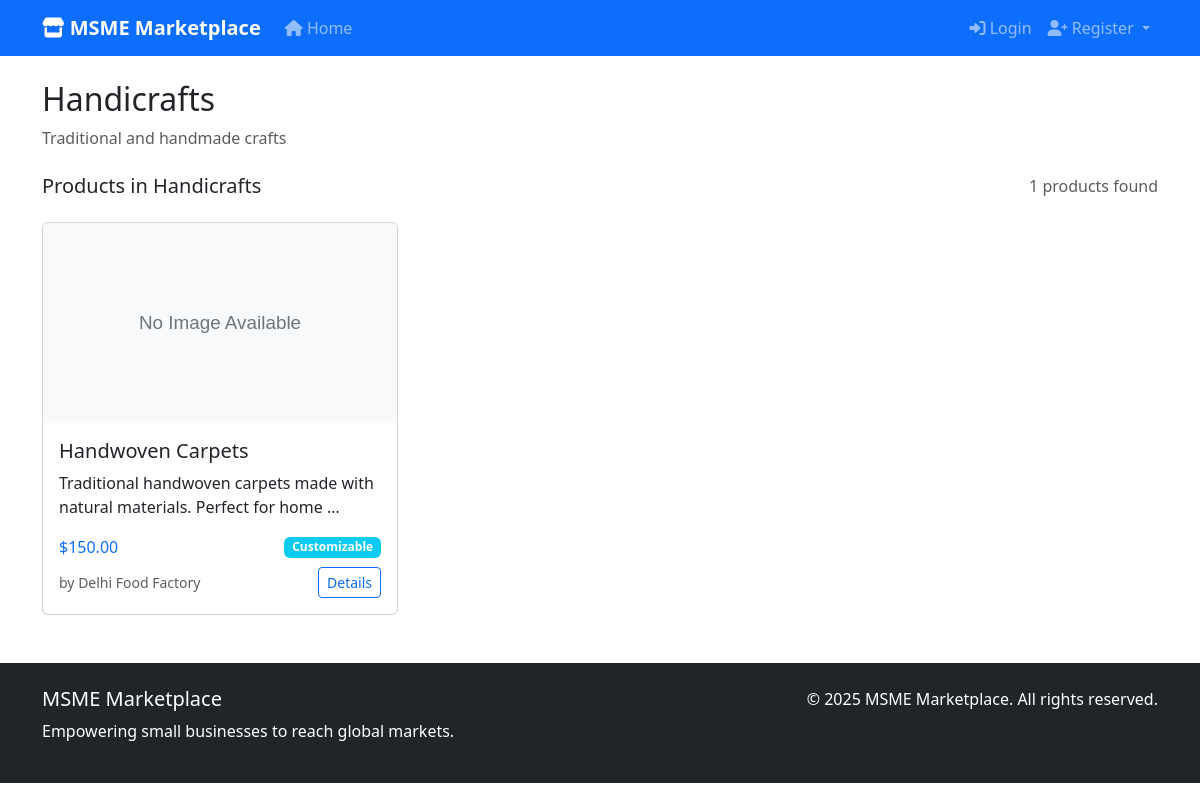
The app's page /category/2/ with its own data.
### marketplace/models.py (models this page shows, shortened)
class Category(models.Model):
    name = models.CharField(max_length=100, unique=True)
    description = models.TextField(blank=True)
    created_at = models.DateTimeField(auto_now_add=True)
    class Meta:
        verbose_name_plural = 'Categories'

class Product(models.Model):
    seller = models.ForeignKey(Seller, on_delete=models.CASCADE, related_name='products')
    category = models.ForeignKey(Category, on_delete=models.CASCADE, related_name='products')
    name = models.CharField(max_length=200)
    description = models.TextField()
    mrp = models.DecimalField(max_digits=10, decimal_places=2, help_text='Maximum Retail Price')
    selling_price = models.DecimalField(max_digits=10, decimal_places=2, help_text='Actual Selling Price')
    GST_RATES = [
        (0, '0%'),
        (5, '5%'),
        (12, '12%'),
        (18, '18%'),
        (28, '28%'),
    ]
    gst_rate = models.IntegerField(choices=GST_RATES, default=18)
    stock_quantity = models.PositiveIntegerField(default=0)
    minimum_order_quantity = models.PositiveIntegerField(default=1)
    APPROVAL_STATUS = [
        ('pending', 'Pending'),
        ('approved', 'Approved'),
        ('rejected', 'Rejected'),
    ]
    approval_status = models.CharField(max_length=20, choices=APPROVAL_STATUS, default='pending')
    is_active = models.BooleanField(default=True)
    is_customizable = models.BooleanField(default=False)
    rejection_reason = models.TextField(blank=True)
    created_at = models.DateTimeField(auto_now_add=True)
    updated_at = models.DateTimeField(auto_now=True)
    tags = models.CharField(max_length=500, blank=True, help_text="Comma-separated tags for search")
    class Meta:
        ordering = ['-created_at']
    def get_absolute_url(self):
        return reverse('marketplace:product_detail', kwargs={'pk': self.pk})
    @property
    def main_image(self):
        image = self.images.first()
        return image.image if image else None
    @property
    def price(self):
        return self.selling_price

class Seller(models.Model):
    user = models.OneToOneField(User, on_delete=models.CASCADE)
    business_name = models.CharField(max_length=200)
    owner_name = models.CharField(max_length=100)
    phone = models.CharField(max_length=15)
    address = models.TextField()
    city = models.CharField(max_length=100)
    state = models.CharField(max_length=100)
    pincode = models.CharField(max_length=10)
    gstin_validator = RegexValidator(
        regex=r'^[0-9]{2}[A-Z]{5}[0-9]{4}[A-Z]{1}[1-9A-Z]{1}Z[0-9A-Z]{1}$',
        message='Enter a valid GSTIN number (15 characters)'
    )
    gstin = models.CharField(max_length=15, validators=[gstin_validator], unique=True)
    turnover = models.DecimalField(
        max_digits=10,
        decimal_places=2,
        validators=[MinValueValidator(2), MaxValueValidator(50)],
        help_text='Annual turnover in Crores (₹2-50 Cr)'
    )
    bank_name = models.CharField(max_length=100)
    account_number = models.CharField(max_length=20)
    ifsc_code = models.CharField(max_length=11)
    account_holder_name = models.CharField(max_length=100)
    business_type = models.CharField(max_length=100, choices=[
        ('manufacturer', 'Manufacturer'),
        ('wholesaler', 'Wholesaler'),
        ('retailer', 'Retailer'),
        ('service_provider', 'Service Provider'),
    ])
    pan_document = models.FileField(upload_to='seller_documents/pan/', null=True, blank=True)
    gst_certificate = models.FileField(upload_to='seller_documents/gst/', null=True, blank=True)
    APPROVAL_STATUS = [
        ('pending', 'Pending'),
        ('approved', 'Approved'),
        ('rejected', 'Rejected'),
    ]
    approval_status = models.CharField(max_length=20, choices=APPROVAL_STATUS, default='pending')
    verified = models.BooleanField(default=False)
    rejection_reason = models.TextField(blank=True)
    created_at = models.DateTimeField(auto_now_add=True)

### marketplace/views.py (the view)
# urls.py: path('category/<int:category_id>/', views.category_products, name='category_products'),
def category_products(request, category_id):
    category = get_object_or_404(Category, pk=category_id)
    products = Product.objects.filter(category=category, is_active=True)
    paginator = Paginator(products, 12)
    page_number = request.GET.get('page')
    page_obj = paginator.get_page(page_number)
    context = {
        'category': category,
        'page_obj': page_obj,
        'products': page_obj.object_list,
    }
    return render(request, 'marketplace/category_products.html', context)

### templates/marketplace/category_products.html (shortened to what this page needs)
{% extends 'base.html' %}
{% load static %}
{% block content %}
<div class="container mt-4">
    <div class="row">
        <div class="col-12">
            <div class="category-header mb-4">
                <h2>{{ category.name }}</h2>
                {% if category.description %}
                    <p class="text-muted">{{ category.description }}</p>
                {% endif %}
            </div>
        </div>
    </div>
    <div class="row">
        <div class="col-12">
            <div class="d-flex justify-content-between align-items-center mb-4">
                <h5 class="mb-0">Products in {{ category.name }}</h5>
                <span class="text-muted">{{ page_obj.paginator.count }} products found</span>
            </div>
            <div class="row row-cols-1 row-cols-md-3 g-4">
                {% for product in products %}
                <div class="col">
                    <div class="card h-100">
                        {% if product.main_image %}
                            <img src="{{ product.main_image.url }}" class="card-img-top" alt="{{ product.name }}">
                        {% else %}
                            <img src="{% static 'img/no-image.svg' %}" class="card-img-top" alt="No Image Available">
                        {% endif %}
                        <div class="card-body">
                            <h5 class="card-title">{{ product.name }}</h5>
                            <p class="card-text">{{ product.description|truncatewords:10 }}</p>
                            <div class="d-flex justify-content-between align-items-center mb-2">
                                <span class="text-primary">${{ product.price }}</span>
                                {% if product.is_customizable %}
                                    <span class="badge bg-info">Customizable</span>
                                {% endif %}
                            </div>
                            <div class="d-flex justify-content-between align-items-center">
                                <small class="text-muted">by {{ product.seller.business_name }}</small>
                                <a href="{{ product.get_absolute_url }}" class="btn btn-sm btn-outline-primary">Details</a>
                            </div>
                        </div>
                    </div>
                </div>
                {% empty %}
                <div class="col-12">
                    <p class="text-center">No products found in this category.</p>
                </div>
                {% endfor %}
            </div>
        </div>
    </div>
</div>
{% endblock %}

### static/css/marketplace.css (style rules this page uses)
.card-img-top { height: 200px; object-fit: cover; }

### records on screen
Category: name "Handicrafts", description "Traditional and handmade crafts"
Product: name "Handwoven Carpets", description "Traditional handwoven carpets made with natural materials. Perfect for home …", price "150.00", is_customizable "Customizable", seller.business_name "Delhi Food Factory"

### other values on screen
{{ page_obj.paginator.count }} "1"
